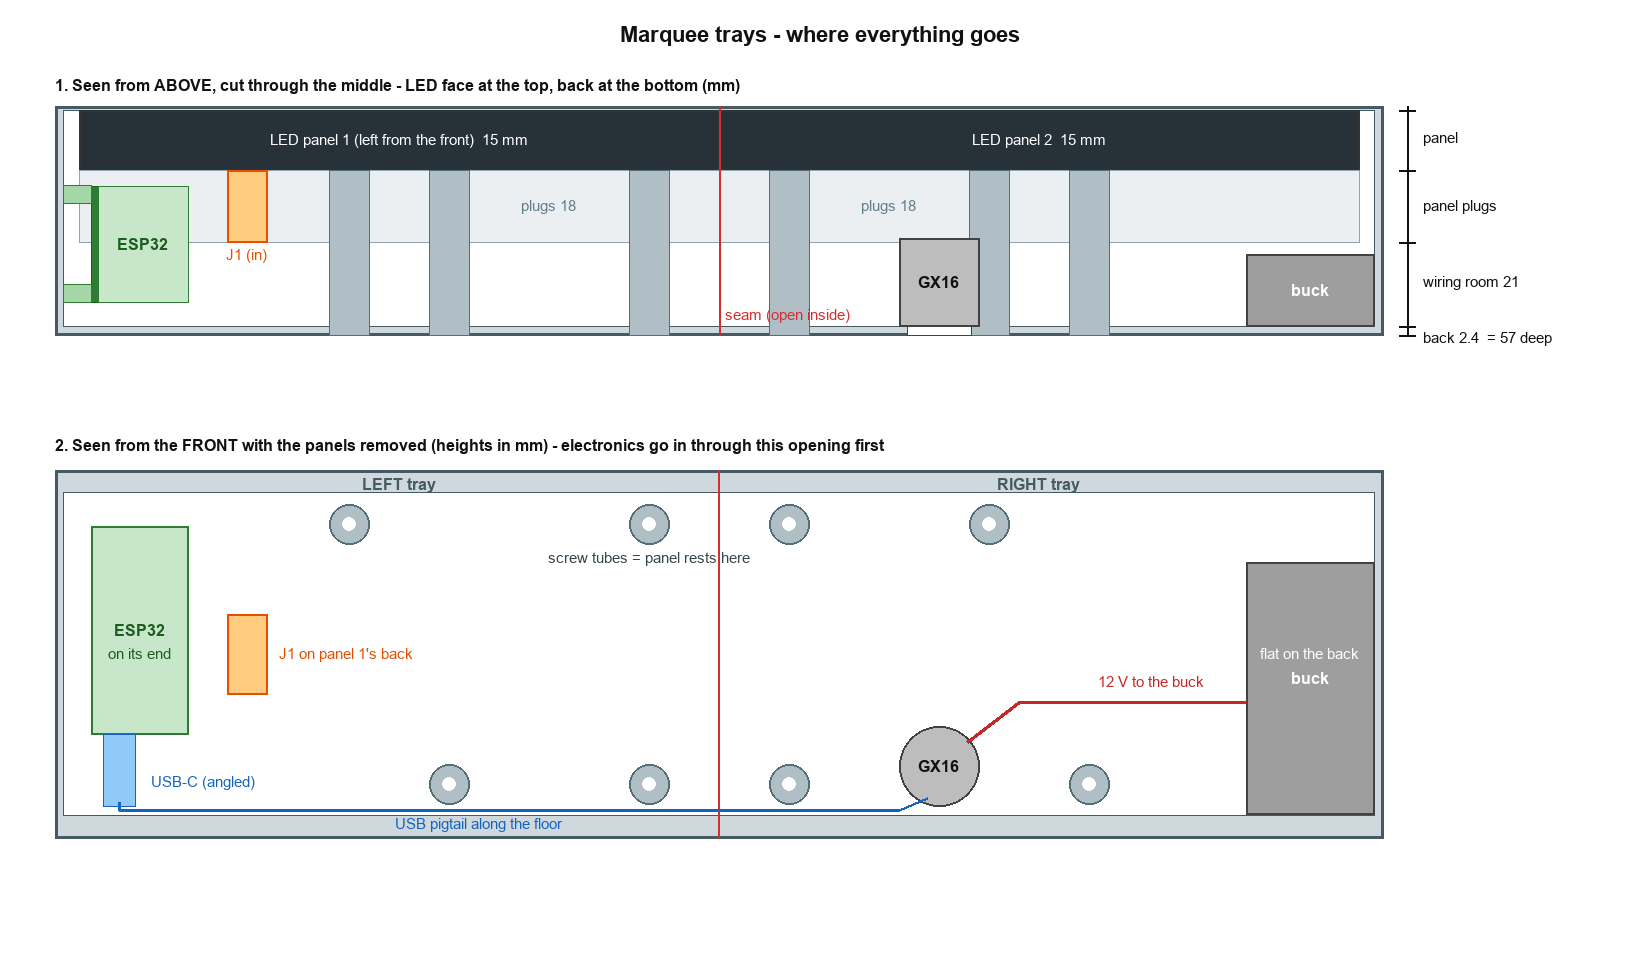

Write the Python code that produced this figure.
#!/usr/bin/env python3
"""Draws docs/marquee_layout.png - where everything sits in the marquee trays (numbers from the .scad, 2026-10-01).
Head coords: x across (0 = seam, - = left from the front), y = depth from the LED face (0) to the back (56.4),
z = height from the bottom outside (0..92)."""
from PIL import Image, ImageDraw, ImageFont
from pathlib import Path

S = 4.0                                   # px per mm
W_MM, X0 = 332, -166
img = Image.new("RGB", (1640, 960), "white")
d = ImageDraw.Draw(img)
def font(n, b=False):
    for f in (["/System/Library/Fonts/Supplemental/Arial Bold.ttf"] if b else []) + ["/System/Library/Fonts/Supplemental/Arial.ttf"]:
        try: return ImageFont.truetype(f, n)
        except OSError: pass
    return ImageFont.load_default()
F, FB, FT = font(15), font(16, True), font(22, True)

def view(ox, oy, title):
    d.text((ox, oy - 34), title, font=FB, fill="#111")
    return lambda x, y: (ox + (x - X0) * S, oy + y * S)

def rect(P, x0, y0, x1, y1, fill, outline="#333", w=2):
    a, b = P(x0, y0), P(x1, y1)
    d.rectangle([min(a[0], b[0]), min(a[1], b[1]), max(a[0], b[0]), max(a[1], b[1])], fill=fill, outline=outline, width=w)

def label(P, x, y, s, col="#111", anchor="la", f=None):
    d.text(P(x, y), s, font=f or F, fill=col, anchor=anchor)

d.text((820, 22), "Marquee trays - where everything goes", font=FT, fill="#111", anchor="ma")

# ---------------- TOP SECTION (looking down, cut through the middle) ----------------
P = view(55, 110, "1. Seen from ABOVE, cut through the middle - LED face at the top, back at the bottom (mm)")
rect(P, -166, -1, 166, 56.4, "#cfd8dc", "#455a64", 3)                      # tray shell
rect(P, -163.8, 0, 163.8, 54, "white", "#455a64", 1)                        # cavity (incl. end relief)
for sx in (-1, 1):
    rect(P, sx * 160 if sx < 0 else 0, 0, 0 if sx < 0 else 160, 15, "#263238")   # panels
    rect(P, sx * 160 if sx < 0 else 0, 15, 0 if sx < 0 else 160, 33, "#eceff1", "#90a4ae", 1)
label(P, -80, 7.5, "LED panel 1 (left from the front)  15 mm", "#fff", "mm")
label(P, 80, 7.5, "LED panel 2  15 mm", "#fff", "mm")
label(P, -42.5, 24, "plugs 18", "#607d8b", "mm")
label(P, 42.5, 24, "plugs 18", "#607d8b", "mm")
for x in (-92.5, -67.5, -17.5, 17.5, 67.5, 92.5):                            # screw tubes
    rect(P, x - 5, 15, x + 5, 56.4, "#b0bec5", "#546e7a", 1)
rect(P, -123, 15, -113, 33, "#ffcc80", "#e65100", 2); label(P, -118, 34, "J1 (in)", "#e65100", "ma")
rect(P, -156.8, 19, -155.2, 48, "#2e7d32", "#1b5e20", 1)                     # ESP32 board
for yy in (21.2, 45.8): rect(P, -163.8, yy - 2.25, -156.8, yy + 2.25, "#a5d6a7", "#2e7d32", 1)   # standoffs
rect(P, -155.2, 19, -132.7, 48, "#c8e6c9", "#2e7d32", 1)                     # headers + jumpers
label(P, -144, 33.5, "ESP32", "#1b5e20", "mm", FB)
rect(P, 131.8, 36, 163.8, 54, "#9e9e9e", "#424242", 2); label(P, 147.8, 45, "buck", "#fff", "mm", FB)
rect(P, 45, 32, 65, 54, "#bdbdbd", "#424242", 2); label(P, 55, 43, "GX16", "#111", "mm", FB)
rect(P, 47, 54, 63, 56.4, "white", "#424242", 1)
d.line([P(0, -1), P(0, 56.4)], fill="#d32f2f", width=2); label(P, 1.5, 49, "seam (open inside)", "#d32f2f")
# depth dimension
xd = 172
for y, s in ((0, "0"), (15, "15"), (33, "33"), (54, "54"), (56.4, "")):
    d.line([P(xd - 2, y), P(xd + 2, y)], fill="#111", width=2)
d.line([P(xd, -1), P(xd, 56.4)], fill="#111", width=2)
label(P, xd + 4, 7, "panel", anchor="lm"); label(P, xd + 4, 24, "panel plugs", anchor="lm")
label(P, xd + 4, 43, "wiring room 21", anchor="lm"); label(P, xd + 4, 57, "back 2.4  = 57 deep", anchor="lm")

# ---------------- BACK-REMOVED VIEW (from behind would mirror it; drawn as seen from the FRONT through the panels) ----
P2 = view(55, 470, "2. Seen from the FRONT with the panels removed (heights in mm) - electronics go in through this opening first")
def Q(x, z): return P2(x, 92 - z)
def r2(x0, z0, x1, z1, fill, outline="#333", w=2): rect(P2, x0, 92 - z1, x1, 92 - z0, fill, outline, w)
r2(-166, 0, 166, 92, "#cfd8dc", "#455a64", 3); r2(-163.8, 5.7, 163.8, 86.3, "white", "#455a64", 1)
for x, z in ((-92.5, 78.5), (-17.5, 78.5), (-17.5, 13.5), (-67.5, 13.5), (17.5, 78.5), (67.5, 78.5), (17.5, 13.5), (92.5, 13.5)):
    d.ellipse([Q(x - 5, z + 5), Q(x + 5, z - 5)], fill="#b0bec5", outline="#546e7a", width=2)
    d.ellipse([Q(x - 1.7, z + 1.7), Q(x + 1.7, z - 1.7)], fill="white")
label(P2, -17.5, 92 - 70, "screw tubes = panel rests here", "#37474f", "mm")
r2(-156.8, 26, -132.7, 78, "#c8e6c9", "#2e7d32", 2); label(P2, -144.7, 92 - 52, "ESP32", "#1b5e20", "mm", FB)
label(P2, -144.7, 92 - 46, "on its end", "#1b5e20", "mm")
r2(-154, 8, -146, 26, "#90caf9", "#1565c0", 1); label(P2, -142, 92 - 14, "USB-C (angled)", "#1565c0", "lm")
r2(-123, 36, -113, 56, "#ffcc80", "#e65100", 2); label(P2, -110, 92 - 46, "J1 on panel 1's back", "#e65100", "lm")
r2(131.8, 6, 163.8, 69, "#9e9e9e", "#424242", 2); label(P2, 147.8, 92 - 40, "buck", "#fff", "mm", FB); label(P2, 147.8, 92 - 46, "flat on the back", "#fff", "mm")
d.ellipse([Q(45, 28), Q(65, 8)], fill="#bdbdbd", outline="#424242", width=2); label(P2, 55, 92 - 18, "GX16", "#111", "mm", FB)
d.line([Q(0, 0), Q(0, 92)], fill="#d32f2f", width=2)
d.line([Q(-150, 9), Q(-150, 7), Q(45, 7), Q(52, 10)], fill="#1565c0", width=3)
label(P2, -60, 92 - 3.5, "USB pigtail along the floor", "#1565c0", "mm")
d.line([Q(62, 24), Q(75, 34), Q(131.8, 34)], fill="#c62828", width=3); label(P2, 108, 92 - 39, "12 V to the buck", "#c62828", "mm")
label(P2, -80, 92 - 88.5, "LEFT tray", "#455a64", "mm", FB); label(P2, 80, 92 - 88.5, "RIGHT tray", "#455a64", "mm", FB)

out = Path(__file__).with_name("marquee_layout.png"); img.save(out); print("wrote", out)
